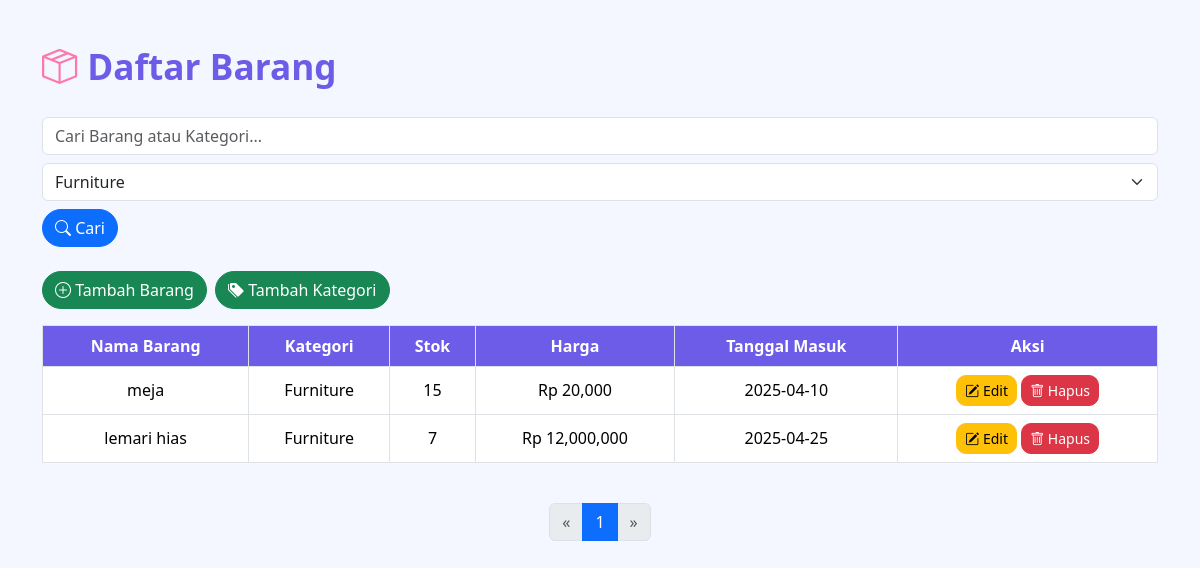
The app's page /barang/index.php?kategori=5 with its own data.
### tables this page shows
CREATE TABLE `barang` (
  `ID` int(11) NOT NULL,
  `NamaBarang` varchar(100) DEFAULT NULL,
  `KategoriID` int(11) DEFAULT NULL,
  `Stok` int(11) DEFAULT NULL,
  `Harga` bigint(20) DEFAULT NULL,
  `TanggalMasuk` date DEFAULT NULL
);

CREATE TABLE `kategori` (
  `ID` int(11) NOT NULL,
  `NamaKategori` varchar(100) DEFAULT NULL
);

### barang/index.php (the view, shortened to what this page needs)
<?php
include 'db.php';
$kategoriResult = $conn->query("SELECT * FROM Kategori");
$kategoriList = [];
if ($kategoriResult && $kategoriResult->num_rows > 0) {
    while ($row = $kategoriResult->fetch_assoc()) {
        $kategoriList[] = $row;
    }
}
$itemsPerPage = 10;
$page = isset($_GET['page']) ? (int)$_GET['page'] : 1;
$offset = ($page - 1) * $itemsPerPage;
$search = isset($_GET['search']) ? $conn->real_escape_string($_GET['search']) : '';
$selectedKategori = isset($_GET['kategori']) ? $conn->real_escape_string($_GET['kategori']) : '';
$sql = "SELECT Barang.*, Kategori.NamaKategori FROM Barang
        LEFT JOIN Kategori ON Barang.KategoriID = Kategori.ID
        WHERE (Barang.NamaBarang LIKE '%$search%' OR Kategori.NamaKategori LIKE '%$search%')";
if (!empty($selectedKategori)) {
    $sql .= " AND Barang.KategoriID = '$selectedKategori'";
}
$sql .= " LIMIT $itemsPerPage OFFSET $offset";
$result = $conn->query($sql);
$sqlCount = "SELECT COUNT(*) AS total FROM Barang
             LEFT JOIN Kategori ON Barang.KategoriID = Kategori.ID
             WHERE (Barang.NamaBarang LIKE '%$search%' OR Kategori.NamaKategori LIKE '%$search%')";
if (!empty($selectedKategori)) {
    $sqlCount .= " AND Barang.KategoriID = '$selectedKategori'";
}
$countResult = $conn->query($sqlCount);
$totalRows = ($countResult && $countResult->num_rows > 0) ? $countResult->fetch_assoc()['total'] : 0;
$totalPages = ceil($totalRows / $itemsPerPage);
?>
<!DOCTYPE html>
<html lang="id">
<head>
    <link href="https://cdn.jsdelivr.net/npm/bootstrap@5.3.2/dist/css/bootstrap.min.css" rel="stylesheet">
    <link href="https://cdn.jsdelivr.net/npm/bootstrap-icons@1.10.5/font/bootstrap-icons.css" rel="stylesheet">
</head>
<body>
<div class="container">
    <div class="genz-heading mb-4">
        <i class="bi bi-box-seam"></i> Daftar Barang
    </div>
    <form method="GET" class="search-bar mb-4 d-flex flex-wrap align-items-center gap-2">
        <input type="text" name="search" class="form-control" placeholder="Cari Barang atau Kategori..." value="<?= htmlspecialchars($search) ?>">
        <select name="kategori" class="form-select">
            <?php foreach ($kategoriList as $k): ?>
                <option value="<?= $k['ID'] ?>" <?= ($selectedKategori == $k['ID']) ? 'selected' : '' ?>>
                    <?= htmlspecialchars($k['NamaKategori']) ?>
                </option>
            <?php endforeach; ?>
        </select>
        <button type="submit" class="btn btn-primary"><i class="bi bi-search"></i> Cari</button>
    </form>
    <div class="mb-3 d-flex flex-wrap gap-2">
        <a href="tambah_barang.php" class="btn btn-success"><i class="bi bi-plus-circle"></i> Tambah Barang</a>
        <a href="tambah_kategori.php" class="btn btn-success"><i class="bi bi-tags-fill"></i> Tambah Kategori</a>
    </div>
    <div class="table-responsive">
        <table class="table table-bordered align-middle text-center">
            <thead>
                <tr>
                    <th>Nama Barang</th>
                    <th>Kategori</th>
                    <th>Stok</th>
                    <th>Harga</th>
                    <th>Tanggal Masuk</th>
                    <th>Aksi</th>
                </tr>
            </thead>
            <tbody>
                <?php if ($result && $result->num_rows > 0): ?>
                    <?php while ($row = $result->fetch_assoc()) : ?>
                        <tr>
                            <td><?= htmlspecialchars($row['NamaBarang']) ?></td>
                            <td><?= htmlspecialchars($row['NamaKategori']) ?></td>
                            <td><?= $row['Stok'] ?></td>
                            <td>Rp <?= number_format($row['Harga']) ?></td>
                            <td><?= $row['TanggalMasuk'] ?></td>
                            <td>
                                <a href="edit_barang.php?id=<?= $row['ID'] ?>" class="btn btn-warning btn-sm"><i class="bi bi-pencil-square"></i> Edit</a>
                                <a href="hapus_barang.php?id=<?= $row['ID'] ?>" class="btn btn-danger btn-sm" onclick="return confirm('Yakin mau hapus barang ini?');"><i class="bi bi-trash"></i> Hapus</a>
                            </td>
                        </tr>
                    <?php endwhile; ?>
                <?php else: ?>
                    <tr><td colspan="6">Data tidak ditemukan.</td></tr>
                <?php endif; ?>
            </tbody>
        </table>
    </div>
    <nav aria-label="Page navigation">
        <ul class="pagination justify-content-center mt-4">
            <li class="page-item <?= ($page == 1) ? 'disabled' : '' ?>">
                <a class="page-link" href="?page=<?= $page - 1 ?>&search=<?= htmlspecialchars($search) ?>&kategori=<?= $selectedKategori ?>">&laquo;</a>
            </li>
            <?php for ($i = 1; $i <= $totalPages; $i++) : ?>
                <li class="page-item <?= ($i == $page) ? 'active' : '' ?>">
                    <a class="page-link" href="?page=<?= $i ?>&search=<?= htmlspecialchars($search) ?>&kategori=<?= $selectedKategori ?>"><?= $i ?></a>
                </li>
            <?php endfor; ?>
            <li class="page-item <?= ($page == $totalPages) ? 'disabled' : '' ?>">
                <a class="page-link" href="?page=<?= $page + 1 ?>&search=<?= htmlspecialchars($search) ?>&kategori=<?= $selectedKategori ?>">&raquo;</a>
            </li>
        </ul>
    </nav>
</div>
</body>
</html>

### barang/index.php (style rules this page uses)
body { background: #f4f7ff; font-family: 'Segoe UI', sans-serif; }
.container { margin-top: 40px; }
.table th { background-color: #6c5ce7; color: white; }
.btn-primary, .btn-success { border-radius: 20px; }
.btn-warning, .btn-danger { border-radius: 10px; }
.genz-heading { font-size: 2.2rem; font-weight: bold; color: #6c5ce7; display: flex; align-items: center; gap: 10px; }
.genz-heading i { color: #fd79a8; }
.search-bar { display: flex; gap: 10px; margin-bottom: 20px; flex-wrap: wrap; }
.search-bar select, .search-bar input { min-width: 200px; }

### records on screen
barang: NamaBarang "meja", KategoriID.NamaKategori "Furniture", Stok "15", Harga "20,000", TanggalMasuk "2025-04-10"
barang: NamaBarang "lemari hias", KategoriID.NamaKategori "Furniture", Stok "7", Harga "12,000,000", TanggalMasuk "2025-04-25"

### other values on screen
form field kategori "Furniture"
